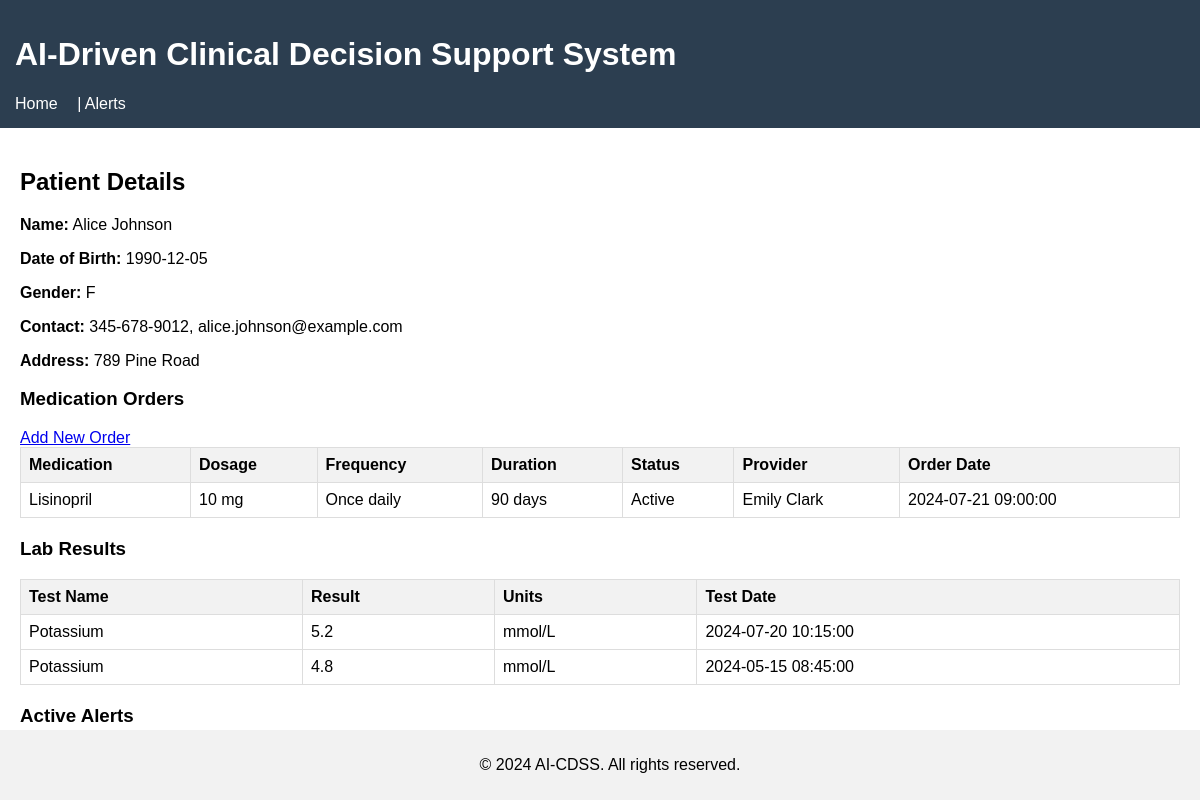
Screenshot of /patient/3 with the database file from the repository.
### tables this page shows
CREATE TABLE Patients (
            patient_id INTEGER PRIMARY KEY AUTOINCREMENT,
            first_name TEXT NOT NULL,
            last_name TEXT NOT NULL,
            date_of_birth DATE NOT NULL,
            gender TEXT NOT NULL CHECK(gender IN ('M','F','O')),
            phone TEXT UNIQUE NOT NULL,
            email TEXT UNIQUE NOT NULL,
            address TEXT
        );

CREATE TABLE Medications (
            medication_id INTEGER PRIMARY KEY AUTOINCREMENT,
            name TEXT NOT NULL UNIQUE,
            description TEXT,
            side_effects TEXT
        );

CREATE TABLE Orders (
            order_id INTEGER PRIMARY KEY AUTOINCREMENT,
            patient_id INTEGER NOT NULL,
            provider_id INTEGER,
            medication_id INTEGER,
            order_date DATETIME NOT NULL,
            dosage TEXT NOT NULL,
            frequency TEXT NOT NULL,
            duration TEXT,
            status TEXT DEFAULT 'Active' CHECK(status IN ('Active','Completed','Discontinued')),
            FOREIGN KEY (patient_id) REFERENCES Patients(patient_id) ON DELETE CASCADE,
            FOREIGN KEY (provider_id) REFERENCES Providers(provider_id) ON DELETE SET NULL,
            FOREIGN KEY (medication_id) REFERENCES Medications(medication_id) ON DELETE SET NULL
        );

CREATE TABLE Providers (
            provider_id INTEGER PRIMARY KEY AUTOINCREMENT,
            first_name TEXT NOT NULL,
            last_name TEXT NOT NULL,
            role TEXT NOT NULL,
            phone TEXT UNIQUE,
            email TEXT UNIQUE
        );

CREATE TABLE Lab_Results (
            lab_result_id INTEGER PRIMARY KEY AUTOINCREMENT,
            patient_id INTEGER NOT NULL,
            test_name TEXT NOT NULL,
            result_value REAL NOT NULL,
            units TEXT NOT NULL,
            test_date DATETIME NOT NULL,
            FOREIGN KEY (patient_id) REFERENCES Patients(patient_id) ON DELETE CASCADE
        );

### app.py (the view)
@app.route('/patient/<int:patient_id>')
def patient_detail(patient_id):
    patient = pd.read_sql_query(f"SELECT * FROM Patients WHERE patient_id = {patient_id}", engine).iloc[0]
    orders = pd.read_sql_query(f"""
        SELECT Orders.*, Medications.name as medication_name, Providers.first_name as provider_first, Providers.last_name as provider_last
        FROM Orders
        LEFT JOIN Medications ON Orders.medication_id = Medications.medication_id
        LEFT JOIN Providers ON Orders.provider_id = Providers.provider_id
        WHERE Orders.patient_id = {patient_id}
    """, engine)
    lab_results = pd.read_sql_query(f"SELECT * FROM Lab_Results WHERE patient_id = {patient_id} ORDER BY test_date DESC", engine)
    alerts = pd.read_sql_query(f"SELECT * FROM Alerts WHERE patient_id = {patient_id} AND resolved = 0", engine)
    return render_template('patient.html', patient=patient, orders=orders, lab_results=lab_results, alerts=alerts)

### templates/patient.html
{% extends "base.html" %}
{% block content %}
<h2>Patient Details</h2>
<p><strong>Name:</strong> {{ patient.first_name }} {{ patient.last_name }}</p>
<p><strong>Date of Birth:</strong> {{ patient.date_of_birth }}</p>
<p><strong>Gender:</strong> {{ patient.gender }}</p>
<p><strong>Contact:</strong> {{ patient.phone }}, {{ patient.email }}</p>
<p><strong>Address:</strong> {{ patient.address }}</p>
<h3>Medication Orders</h3>
<a href="{{ url_for('new_order', patient_id=patient.patient_id) }}">Add New Order</a>
<table>
    <tr>
        <th>Medication</th>
        <th>Dosage</th>
        <th>Frequency</th>
        <th>Duration</th>
        <th>Status</th>
        <th>Provider</th>
        <th>Order Date</th>
    </tr>
    {% for _, row in orders.iterrows() %}
    <tr>
        <td>{{ row.medication_name }}</td>
        <td>{{ row.dosage }}</td>
        <td>{{ row.frequency }}</td>
        <td>{{ row.duration }}</td>
        <td>{{ row.status }}</td>
        <td>{{ row.provider_first }} {{ row.provider_last }}</td>
        <td>{{ row.order_date }}</td>
    </tr>
    {% endfor %}
</table>
<h3>Lab Results</h3>
<table>
    <tr>
        <th>Test Name</th>
        <th>Result</th>
        <th>Units</th>
        <th>Test Date</th>
    </tr>
    {% for _, row in lab_results.iterrows() %}
    <tr>
        <td>{{ row.test_name }}</td>
        <td>{{ row.result_value }}</td>
        <td>{{ row.units }}</td>
        <td>{{ row.test_date }}</td>
    </tr>
    {% endfor %}
</table>
<h3>Active Alerts</h3>
{% if alerts.empty %}
    <p>No active alerts for this patient.</p>
{% else %}
    <ul>
    {% for _, alert in alerts.iterrows() %}
        <li><strong>{{ alert.lab_test_name }}:</strong> {{ alert.alert_message }} ({{ alert.alert_date }})</li>
    {% endfor %}
    </ul>
{% endif %}
{% endblock %}

### static/css/styles.css (style rules this page uses)
body { font-family: Arial, sans-serif; margin: 0; padding: 0; }
table { width: 100%; border-collapse: collapse; margin-bottom: 20px; }
table, th, td { border: 1px solid #ddd; }
th, td { padding: 8px; text-align: left; }
th { background-color: #f2f2f2; }

### rows the page displays
Patients: first_name "Alice", last_name "Johnson", date_of_birth "1990-12-05", phone "345-678-9012", email "alice.johnson@example.com", address "789 Pine Road"
Medications: medication_name "Lisinopril"
Orders: dosage "10 mg", frequency "Once daily", duration "90 days", status "Active", order_date "2024-07-21 09:00:00"
Providers: provider_first "Emily", provider_last "Clark"
Lab_Results: test_name "Potassium", units "mmol/L", test_date "2024-07-20 10:15:00"
Lab_Results: test_name "Potassium", units "mmol/L", test_date "2024-05-15 08:45:00"

### other values shown
{{ patient.gender }} "F"
{{ row.result_value }} "5.2" "4.8"
